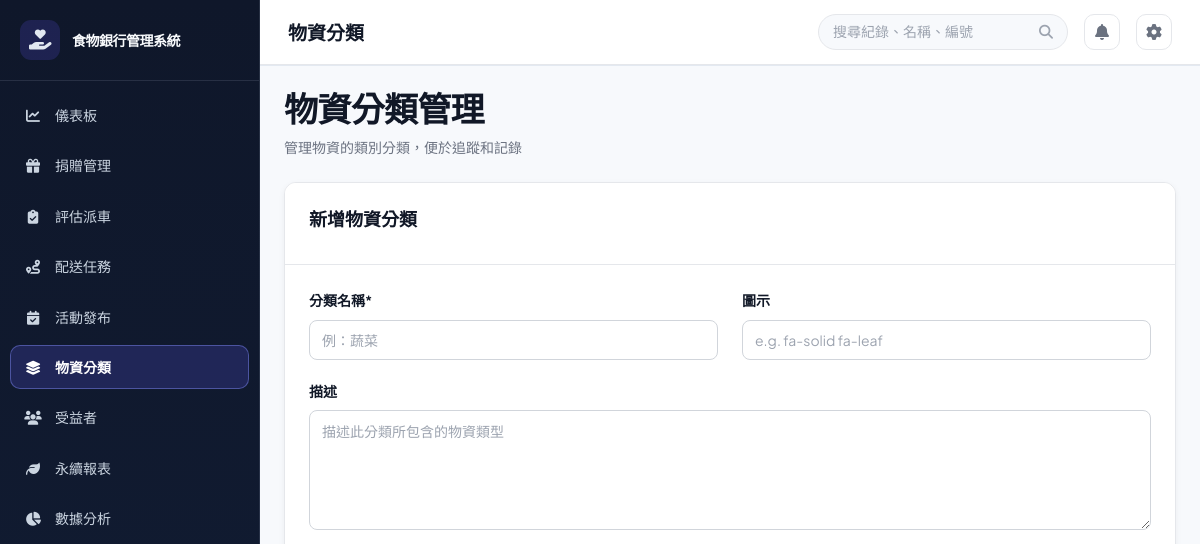
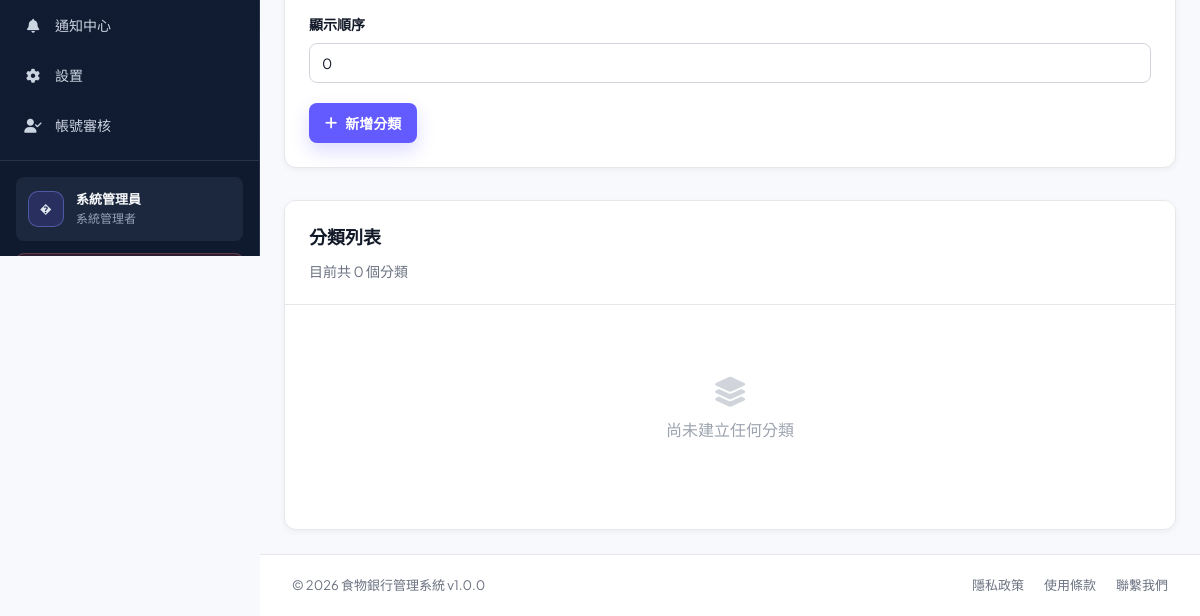
Page /?page=item_categories (signed in) on the earlier database version (2 pictures, top to bottom).
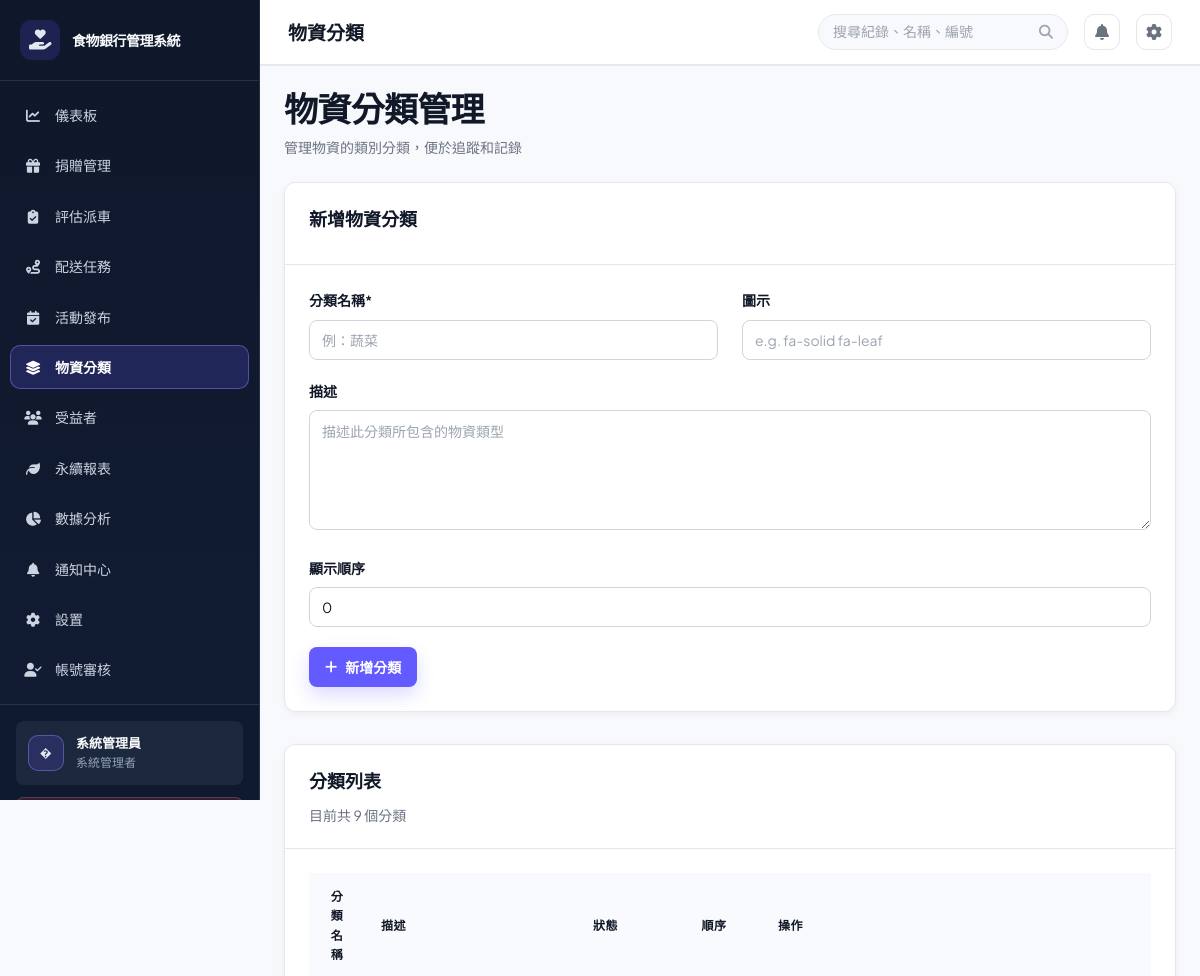
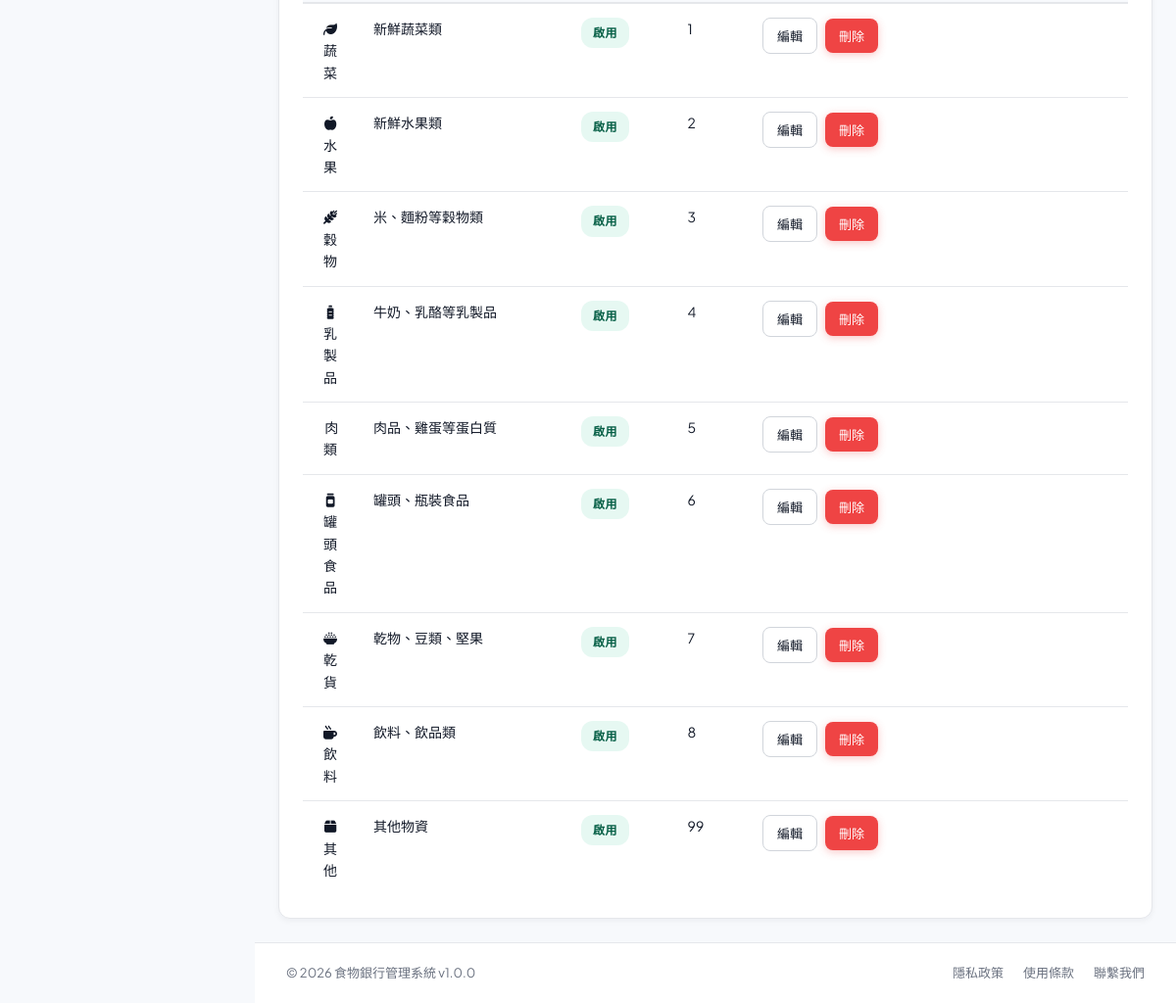
Same page on the later database version (2 pictures, top to bottom).
### tables this page shows
CREATE TABLE `users` (
  `user_id` int(11) NOT NULL,
  `username` varchar(50) NOT NULL,
  `password` varchar(255) NOT NULL,
  `email` varchar(100) NOT NULL,
  `full_name` varchar(100) NOT NULL,
  `phone` varchar(20) DEFAULT NULL,
  `role` enum('admin','foodbank_staff','volunteer','donor') NOT NULL DEFAULT 'foodbank_staff',
  `department` varchar(50) DEFAULT NULL,
  `status` enum('active','inactive','suspended') DEFAULT 'active',
  `created_at` timestamp NULL DEFAULT current_timestamp(),
  `updated_at` timestamp NULL DEFAULT current_timestamp() ON UPDATE current_timestamp(),
  `created_by` int(11) DEFAULT NULL,
  `phone_verified` tinyint(1) NOT NULL DEFAULT 0,
  `is_enterprise_verified` tinyint(1) DEFAULT 0,
  `enterprise_name` varchar(150) DEFAULT NULL,
  `enterprise_verified_at` datetime DEFAULT NULL
);

CREATE TABLE `item_categories` (
  `category_id` int(11) NOT NULL,
  `category_name` varchar(50) NOT NULL,
  `description` text DEFAULT NULL,
  `icon` varchar(50) DEFAULT NULL,
  `display_order` int(11) DEFAULT 0,
  `status` enum('active','inactive') NOT NULL DEFAULT 'active',
  `created_at` timestamp NULL DEFAULT current_timestamp(),
  `updated_at` timestamp NULL DEFAULT current_timestamp() ON UPDATE current_timestamp()
);

### config/database.php (called while the page is built, shortened)
<?php
class Database
{
    private $connection = null;
    public function getConnection()
    {
        return $this->connection;
    }
    private function connect()
    {
        $this->connection = @new mysqli(DB_HOST, DB_USER, DB_PASS, DB_NAME, DB_PORT);
    }
}
$db = new Database();

### src/models/ItemCategoryModel.php (called while the page is built, shortened)
<?php
require_once __DIR__ . '/BaseModel.php';
class ItemCategoryModel extends BaseModel {
    public function getAllCategories($onlyActive = false) {
        $sql = "SELECT * FROM item_categories";
        $sql .= " ORDER BY display_order ASC, category_id ASC";
        return $this->query($sql);
    }
}

### src/models/BaseModel.php (called while the page is built, shortened)
<?php
require_once __DIR__ . '/../../config/database.php';
abstract class BaseModel {
    protected $db;
    public function __construct() {
        global $db;
        $this->db = $db->getConnection();
    }
    public function query($sql) {
        $result = $this->db->query($sql);
        $rows = [];
        if ($result) {
            while ($row = $result->fetch_assoc()) {
                $rows[] = $row;
            }
        }
        return $rows;
    }
}
?>

### src/views/item_categories.php (the view, shortened to what this page needs)
<?php
require_once BASE_PATH . '/src/models/ItemCategoryModel.php';
$itemCategoryModel = new ItemCategoryModel();
$editingCategory = null;
$categories = $itemCategoryModel->getAllCategories();
?>
<div class="view-header">
    <div>
        <h1 class="view-title">物資分類管理</h1>
        <p class="view-subtitle">管理物資的類別分類，便於追蹤和記錄</p>
    </div>
</div>
<?php if ($editingCategory): ?>
<div class="card mt-32">
    <div class="card-header"><h2>編輯物資分類</h2></div>
    <div class="card-body">
        <form method="post">
            <input type="hidden" name="action" value="update_category">
            <input type="hidden" name="category_id" value="<?php echo (int) $editingCategory['category_id']; ?>">
            <div class="grid-2">
                <div class="form-group">
                    <label>分類名稱*</label>
                    <input name="category_name" value="<?php echo htmlspecialchars($editingCategory['category_name']); ?>" required>
                </div>
                <div class="form-group">
                    <label>狀態</label>
                    <select name="status">
                        <option value="active" <?php echo $editingCategory['status'] === 'active' ? 'selected' : ''; ?>>啟用</option>
                        <option value="inactive" <?php echo $editingCategory['status'] === 'inactive' ? 'selected' : ''; ?>>停用</option>
                    </select>
                </div>
            </div>
            <div class="form-group">
                <label>描述</label>
                <textarea name="description"><?php echo htmlspecialchars($editingCategory['description'] ?? ''); ?></textarea>
            </div>
            <div class="grid-2">
                <div class="form-group">
                    <label>圖示</label>
                    <input name="icon" value="<?php echo htmlspecialchars($editingCategory['icon']); ?>" placeholder="e.g. fa-solid fa-leaf">
                </div>
                <div class="form-group">
                    <label>顯示順序</label>
                    <input type="number" name="display_order" value="<?php echo (int) $editingCategory['display_order']; ?>">
                </div>
            </div>
            <div class="btn-group">
                <button type="submit" class="btn btn-primary">儲存變更</button>
                <a class="btn btn-secondary" href="?page=item_categories">取消</a>
            </div>
        </form>
    </div>
</div>
<?php else: ?>
<div class="card">
    <div class="card-header"><h2>新增物資分類</h2></div>
    <div class="card-body">
        <form method="post">
            <div class="grid-2">
                <div class="form-group">
                    <label>分類名稱*</label>
                    <input name="category_name" required placeholder="例：蔬菜">
                </div>
                <div class="form-group">
                    <label>圖示</label>
                    <input name="icon" placeholder="e.g. fa-solid fa-leaf">
                </div>
            </div>
            <div class="form-group">
                <label>描述</label>
                <textarea name="description" placeholder="描述此分類所包含的物資類型"></textarea>
            </div>
            <div class="form-group">
                <label>顯示順序</label>
                <input type="number" name="display_order" min="0" value="0">
            </div>
            <button class="btn btn-primary" type="submit"><i class="fas fa-plus"></i> 新增分類</button>
        </form>
    </div>
</div>
<?php endif; ?>
<div class="card mt-32">
    <div class="card-header"><h2>分類列表</h2><p>目前共 <?php echo count($categories); ?> 個分類</p></div>
    <div class="card-body">
        <?php if ($categories): ?>
            <table class="data-table">
                <thead>
                    <tr>
                        <th>分類名稱</th>
                        <th>描述</th>
                        <th>狀態</th>
                        <th>順序</th>
                        <th>操作</th>
                    </tr>
                </thead>
                <tbody>
                    <?php foreach ($categories as $category): ?>
                    <tr>
                        <td>
                            <?php if ($category['icon']): ?>
                                <i class="<?php echo htmlspecialchars($category['icon']); ?>"></i>
                            <?php endif; ?>
                            <?php echo htmlspecialchars($category['category_name']); ?>
                        </td>
                        <td><?php echo htmlspecialchars($category['description'] ?? ''); ?></td>
                        <td>
                            <span class="status status-<?php echo $category['status']; ?>">
                                <?php echo $category['status'] === 'active' ? '啟用' : '停用'; ?>
                            </span>
                        </td>
                        <td><?php echo (int) $category['display_order']; ?></td>
                        <td>
                            <div class="inline-action-group">
                                <form method="post" class="delivery-action-form">
                                    <button class="btn btn-secondary btn-sm" type="submit">編輯</button>
                                </form>
                                <form method="post" class="delivery-action-form" onsubmit="return confirm('確定要刪除此分類嗎？');">
                                    <button class="btn btn-danger btn-sm" type="submit">刪除</button>
                                </form>
                            </div>
                        </td>
                    </tr>
                    <?php endforeach; ?>
                </tbody>
            </table>
        <?php else: ?>
            <div class="empty-state"><i class="fas fa-layer-group"></i><p>尚未建立任何分類</p></div>
        <?php endif; ?>
    </div>
</div>

### public/index.php (shortened to what this page needs)
<?php
require_once BASE_PATH . '/config/database.php';
$connection = $db->getConnection();
$demoPasswordHashes = [
    'manager' => '866485796cfa8d7c0cf7111640205b83076433547577511d81f8030ae99ecea5',
    'staff' => '10176e7b7b24d317acfcf8d2064cfd2f24e154f7b5a96603077d5ef813d6a6b6',
];
foreach ($demoPasswordHashes as $demoUsername => $demoPasswordHash) {
    $demoUsernameEscaped = $connection->real_escape_string($demoUsername);
    $connection->query(
        "UPDATE users SET password = '{$demoPasswordHash}' WHERE username = '{$demoUsernameEscaped}' AND CHAR_LENGTH(password) <> 60 AND CHAR_LENGTH(password) <> 64"
    );
}
$connection->query(
    "UPDATE users SET full_name = CASE username
        WHEN 'official' THEN '食物銀行官方人員'
        WHEN 'manager' THEN '食物銀行官方人員'
        WHEN 'staff' THEN '食物銀行官方人員'
        WHEN 'volunteer' THEN '平台志工／外送員'
        WHEN 'donor' THEN '捐贈剩食店家'
        ELSE full_name
    END
    WHERE username IN ('official', 'manager', 'staff', 'volunteer', 'donor')
      AND (full_name LIKE '%?%' OR full_name = '')"
);
if (!empty($_SESSION['user']['username'])) {
    $sessionUsername = $connection->real_escape_string($_SESSION['user']['username']);
    $sessionUserResult = $connection->query("SELECT user_id, username, full_name, role, status, email, phone, phone_verified FROM users WHERE username = '{$sessionUsername}' LIMIT 1");
}
$currentUser = $_SESSION['user'];
$role = $currentUser['role'];
$roleLabels = [
    'admin' => '系統管理者',
    'foodbank_staff' => '食物銀行官方人員',
    'volunteer' => '平台志工／外送員',
    'donor' => '捐贈剩食店家',
];
$rolePages = [
    'admin' => ['dashboard', 'donations', 'donations_evaluation', 'deliveries', 'activities', 'item_categories', 'beneficiaries', 'settings', 'users', 'carbon_report', 'reports', 'notifications', 'certificate', 'activity_certificate'],
    'foodbank_staff' => ['dashboard', 'donations_evaluation', 'deliveries', 'activities', 'item_categories', 'carbon_report', 'notifications', 'certificate', 'activity_certificate'],
    'volunteer' => ['dashboard', 'deliveries', 'activities', 'rewards', 'reports', 'notifications', 'certificate', 'activity_certificate'],
    'donor' => ['dashboard', 'donations', 'rewards', 'notifications', 'certificate'],
];
$page = isset($_GET['page']) ? trim($_GET['page']) : 'dashboard';
$page = basename($page);
$menu_items = [
    'dashboard' => ['label' => '儀表板', 'icon' => 'fa-solid fa-chart-line'],
    'donations' => ['label' => '捐贈管理', 'icon' => 'fa-solid fa-gift'],
    'donations_evaluation' => ['label' => '評估派車', 'icon' => 'fa-solid fa-clipboard-check'],
    'deliveries' => ['label' => '配送任務', 'icon' => 'fa-solid fa-route'],
    'activities' => ['label' => '活動發布', 'icon' => 'fa-solid fa-calendar-check'],
    'item_categories' => ['label' => '物資分類', 'icon' => 'fa-solid fa-layer-group'],
    'beneficiaries' => ['label' => '受益者', 'icon' => 'fa-solid fa-users'],
    'rewards' => ['label' => '點數兌換', 'icon' => 'fa-solid fa-gift'],
    'carbon_report' => ['label' => '永續報表', 'icon' => 'fa-solid fa-leaf'],
    'reports' => ['label' => '數據分析', 'icon' => 'fa-solid fa-chart-pie'],
    'notifications' => ['label' => '通知中心', 'icon' => 'fa-solid fa-bell'],
    'settings' => ['label' => '設置', 'icon' => 'fa-solid fa-gear'],
    'users' => ['label' => '帳號審核', 'icon' => 'fa-solid fa-user-check'],
];
$allowedPages = $rolePages[$role] ?? ['dashboard'];
?>
<!DOCTYPE html>
<html lang="zh-TW">
<head>
    <link href="https://cdnjs.cloudflare.com/ajax/libs/font-awesome/6.4.0/css/all.min.css" rel="stylesheet">
    <link rel="stylesheet" href="assets/css/style.css?v=<?php echo filemtime(__DIR__ . '/assets/css/style.css'); ?>">
</head>
<body>
    <div class="app-wrapper">
        <aside class="sidebar">
            <div class="sidebar-header">
                <div class="logo">
                    <span class="logo-icon"><i class="fa-solid fa-hand-holding-heart"></i></span>
                    <span class="logo-text"><?php echo APP_NAME; ?></span>
                </div>
            </div>
            <nav class="sidebar-nav">
                <?php foreach ($menu_items as $key => $item):
                    if (!in_array($key, $allowedPages, true)) {
                        continue;
                    }
                    $is_active = ($page === $key) ? 'active' : '';
                    $icon = $item['icon'];
                    $label = ($key === 'reports' && $role === 'volunteer') ? '榮譽榜' : $item['label'];
                    ?>
                    <a href="?page=<?php echo $key; ?>" class="nav-item <?php echo $is_active; ?>" title="<?php echo $label; ?>">
                        <span class="nav-icon"><i class="<?php echo $icon; ?>"></i></span>
                        <span class="nav-label"><?php echo $label; ?></span>
                    </a>
                <?php endforeach; ?>
            </nav>
            <div class="sidebar-footer">
                <div class="user-profile">
                    <div class="avatar"><?php echo htmlspecialchars(strtoupper(substr($currentUser['full_name'], 0, 2))); ?></div>
                    <div class="user-info">
                        <div class="user-name"><?php echo htmlspecialchars($currentUser['full_name']); ?></div>
                        <div class="user-role"><?php echo htmlspecialchars($roleLabels[$role] ?? $role); ?></div>
                    </div>
                </div>
                <a href="?action=logout" class="logout-btn">登出</a>
            </div>
        </aside>
        <div class="main-container">
            <header class="topbar">
                <div class="topbar-left">
                    <div class="breadcrumb">
                        <span class="page-title" id="pageTitle">
                            <?php echo $menu_items[$page]['label'] ?? '頁面'; ?>
                        </span>
                    </div>
                </div>
                <div class="topbar-right">
                    <div class="search-box">
                        <input type="text" placeholder="搜尋紀錄、名稱、編號" class="search-input">
                        <i class="fas fa-search"></i>
                    </div>
                    <a href="?page=notifications" class="icon-btn" title="通知" aria-label="查看通知中心">
                        <i class="fas fa-bell"></i>
                    </a>
                    <a href="?page=settings" class="icon-btn" title="設置" aria-label="前往設置">
                        <i class="fas fa-cog"></i>
                    </a>
                </div>
            </header>
            <main class="page-content">
                <div class="content-shell">
                    <?php
                    $view_file = BASE_PATH . '/src/views/' . $page . '.php';
                    if (file_exists($view_file)) {
                        include $view_file;
                    }
                    ?>
                </div>
            </main>
        </div>
    </div>
    <footer class="app-footer">
        <div class="footer-content">
            <p>&copy; 2026 <?php echo APP_NAME; ?> v<?php echo APP_VERSION; ?></p>
            <div class="footer-links">
                <a href="#">隱私政策</a>
                <a href="#">使用條款</a>
                <a href="#">聯繫我們</a>
            </div>
        </div>
    </footer>
</body>
</html>

Differences in the rows shown:
added item_categories: category_name "蔬菜", description "新鮮蔬菜類", status "啟用", display_order "1"
added item_categories: category_name "水果", description "新鮮水果類", status "啟用", display_order "2"
added item_categories: category_name "穀物", description "米、麵粉等穀物類", status "啟用", display_order "3"
added item_categories: category_name "乳製品", description "牛奶、乳酪等乳製品", status "啟用", display_order "4"
added item_categories: category_name "肉類", description "肉品、雞蛋等蛋白質", status "啟用", display_order "5"
added item_categories: category_name "罐頭食品", description "罐頭、瓶裝食品", status "啟用", display_order "6"
added item_categories: category_name "乾貨", description "乾物、豆類、堅果", status "啟用", display_order "7"
added item_categories: category_name "飲料", description "飲料、飲品類", status "啟用", display_order "8"
added item_categories: category_name "其他", description "其他物資", status "啟用", display_order "99"
Other differences:
count($categories): "0" → "9"
text no longer shown: "尚未建立任何分類"
text now shown: "分類名稱 描述 狀態 順序 操作"
